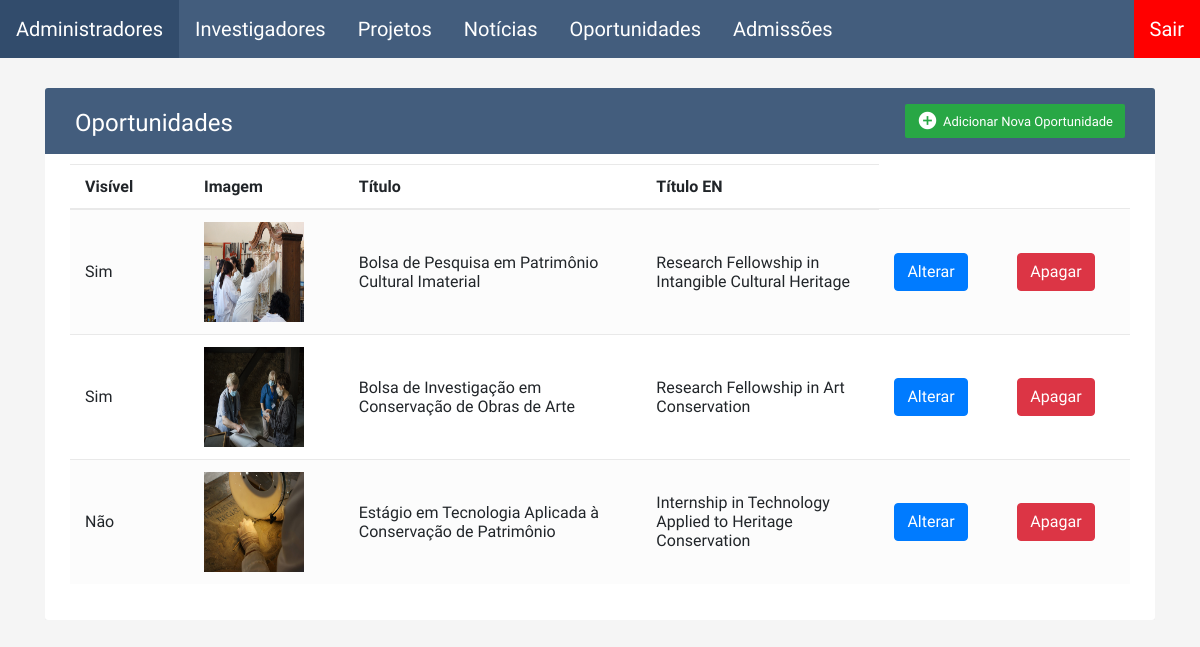
/backoffice/oportunidades/index.php (signed in), run on an earlier commit of the app's database.
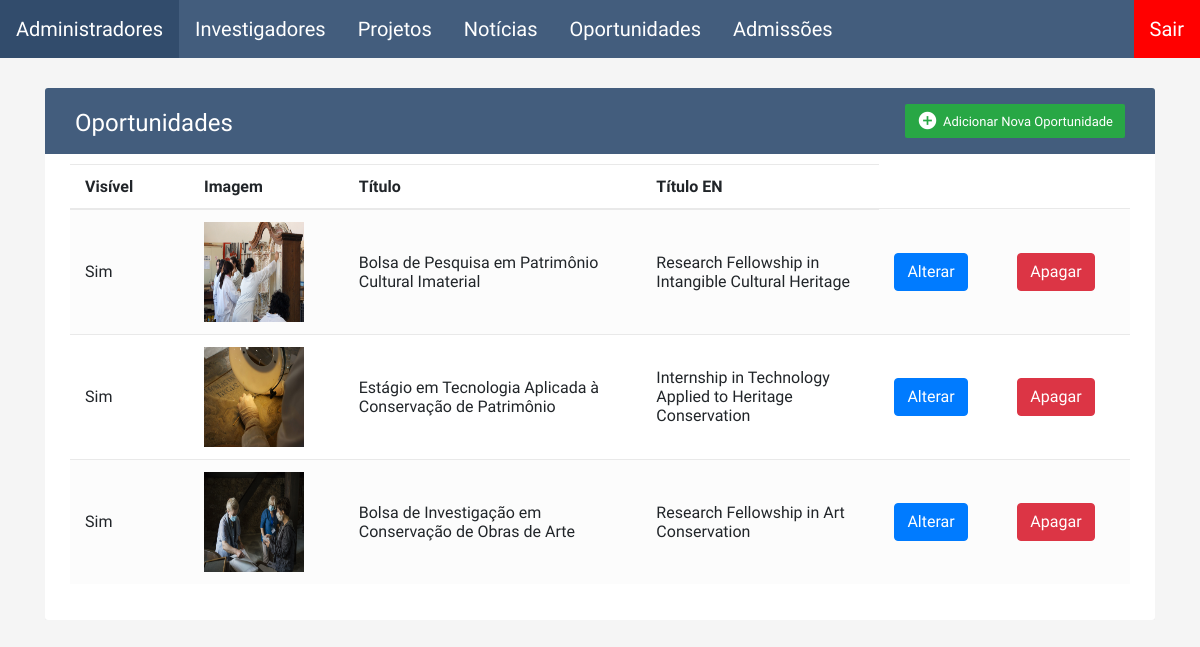
And on a later commit of the database.
### tables this page shows
CREATE TABLE `oportunidades` (
  `id` int(11) NOT NULL,
  `imagem` varchar(100) NOT NULL,
  `titulo` varchar(255) NOT NULL,
  `titulo_en` varchar(255) NOT NULL,
  `conteudo` mediumtext NOT NULL,
  `conteudo_en` mediumtext NOT NULL,
  `visivel` tinyint(1) NOT NULL,
  `ultimo_editor` int(11) DEFAULT NULL,
  `timestamp_editado` timestamp NOT NULL DEFAULT CURRENT_TIMESTAMP
);

### backoffice/oportunidades/index.php (the view, shortened to what this page needs)
<?php
require "../config/basedados.php";
$sql = "SELECT id, titulo,titulo_en, imagem,visivel FROM oportunidades ORDER BY visivel DESC, id DESC";
$result = mysqli_query($conn, $sql);
?>
<link rel="stylesheet" href="https://stackpath.bootstrapcdn.com/bootstrap/4.5.0/css/bootstrap.min.css">
<link rel="stylesheet" href="https://maxcdn.bootstrapcdn.com/font-awesome/4.7.0/css/font-awesome.min.css">
<div class="container-xl">
	<div class="table-responsive">
		<div class="table-wrapper">
			<div class="table-title">
				<div class="row">
					<div class="col-sm-6">
						<h2>Oportunidades</h2>
					</div>
					<div class="col-sm-6">
						<?php
						if ($_SESSION["autenticado"] == "administrador") {
							echo '<a href="create.php" class="btn btn-success"><i class="material-icons">&#xE147;</i>';
							echo '<span>Adicionar Nova Oportunidade</span></a>';
						}
						?>
					</div>
				</div>
			</div>
			<table class="table table-striped table-hover">
				<thead>
					<tr>
						<th style='width:100px;'>Visível</th>
						<th style='width:110px;'>Imagem</th>
						<th style='width:250px;'>Título</th>
						<th style='width:200px;'>Título EN</th>
					</tr>
				</thead>
				<tbody>
					<?php
					if (@mysqli_num_rows($result) > 0) {
						while ($row = mysqli_fetch_assoc($result)) {
							$row["visivel"] = $row["visivel"] ? "Sim" : "Não";
							echo "<tr>";
							echo "<td>" . $row["visivel"] . "</td>";
							echo "<td><img src='../assets/oportunidades/" . $row["imagem"] . "' width = '100px' height = '100px'></td>";
							echo "<td>" . $row["titulo"] . "</td>";
							echo "<td>" . $row["titulo_en"] . "</td>";
							if ($_SESSION["autenticado"] == "administrador") {
								echo "<td style='width:40px;'><a href='edit.php?id=" . $row["id"] . "' class='btn btn-primary'><span>Alterar</span></a></td>";
								echo "<td style='width:40px;'><a href='remove.php?id=" . $row["id"] . "' class='btn btn-danger'><span>Apagar</span></a></td>";
							}
							echo "</tr>";
						}
					}
					?>
				</tbody>
			</table>
		</div>
	</div>
</div>

What changed in the data, as far as the page shows it:
changed oportunidades "Estágio em Tecnologia Aplicada à Conservação de Patrimônio": visivel "Não" → "Sim"; moves up the list
